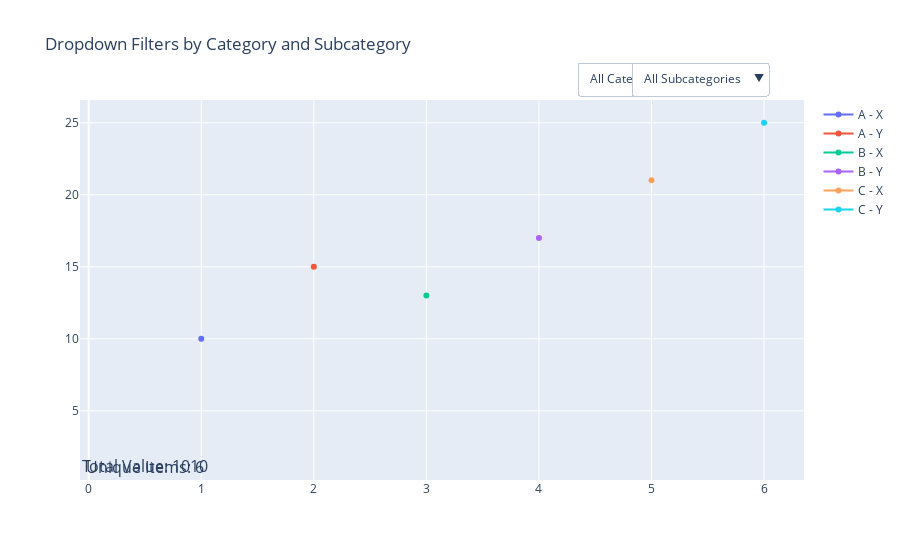

The notebook cell this image was saved under:
### Code cell
import plotly.graph_objects as go
import pandas as pd

# Sample data with category, subcategory, total_value, and item_id columns
data = {
    "Category": ["A", "A", "B", "B", "C", "C"],
    "Subcategory": ["X", "Y", "X", "Y", "X", "Y"],
    "X": [1, 2, 3, 4, 5, 6],
    "Y": [10, 15, 13, 17, 21, 25],
    "total_value": [100, 150, 130, 170, 210, 250],  # Column for summing
    "item_id": [1, 2, 3, 4, 5, 6],  # Unique identifier for each item
}
df = pd.DataFrame(data)

# Create the figure
fig = go.Figure()

# Add traces for each combination of category and subcategory
for category in df["Category"].unique():
    for subcategory in df["Subcategory"].unique():
        filtered_df = df[(df["Category"] == category) & (df["Subcategory"] == subcategory)]
        fig.add_trace(
            go.Scatter(
                x=filtered_df["X"],
                y=filtered_df["Y"],
                name=f"{category} - {subcategory}",
                visible=True,  # All traces are visible by default
            )
        )

# Function to calculate the sum of total_value based on visible traces
def calculate_total_value(visible_traces):
    total = 0
    for trace, visible in zip(fig.data, visible_traces):
        if visible:
            category, subcategory = trace.name.split(" - ")
            filtered_df = df[(df["Category"] == category) & (df["Subcategory"] == subcategory)]
            total += filtered_df["total_value"].sum()
    return total

# Function to calculate the unique count of items based on visible traces
def calculate_unique_count(visible_traces):
    unique_items = set()
    for trace, visible in zip(fig.data, visible_traces):
        if visible:
            category, subcategory = trace.name.split(" - ")
            filtered_df = df[(df["Category"] == category) & (df["Subcategory"] == subcategory)]
            unique_items.update(filtered_df["item_id"].tolist())
    return len(unique_items)

# Initial calculations (all traces are visible)
initial_total = calculate_total_value([True] * len(fig.data))
initial_unique_count = calculate_unique_count([True] * len(fig.data))

# Create dropdown menu for Category (first dropdown on the right)
category_dropdown = [
    {
        "label": "All Categories",
        "method": "update",
        "args": [
            {"visible": [True] * len(fig.data)},
            {
                "title": "All Categories",
                "annotations": [
                    {"text": f"Total Value: {initial_total}", "x": 0.5, "y": 1.15, "showarrow": False},
                    {"text": f"Unique Items: {initial_unique_count}", "x": 0.5, "y": 1.1, "showarrow": False},
                ],
            },
        ],
    }
] + [
    {
        "label": f"Category {category}",
        "method": "update",
        "args": [
            {"visible": [trace.name.startswith(f"{category}") for trace in fig.data]},
            {
                "title": f"Category {category}",
                "annotations": [
                    {"text": f"Total Value: {calculate_total_value([trace.name.startswith(f'{category}') for trace in fig.data])}", "x": 0.5, "y": 1.15, "showarrow": False},
                    {"text": f"Unique Items: {calculate_unique_count([trace.name.startswith(f'{category}') for trace in fig.data])}", "x": 0.5, "y": 1.1, "showarrow": False},
                ],
            },
            # Update the subcategory options based on selected category
            {
                "visible": [trace.name.startswith(f"{category}") for trace in fig.data]
            }
        ],
    }
    for category in df["Category"].unique()
]

# Create dropdown menu for Subcategory (second dropdown on the right)
subcategory_dropdown = [
    {
        "label": "All Subcategories",
        "method": "update",
        "args": [
            {"visible": [True] * len(fig.data)},
            {
                "title": "All Subcategories",
                "annotations": [
                    {"text": f"Total Value: {initial_total}", "x": 0.5, "y": 1.15, "showarrow": False},
                    {"text": f"Unique Items: {initial_unique_count}", "x": 0.5, "y": 1.1, "showarrow": False},
                ],
            },
        ],
    }
] + [
    {
        "label": f"Subcategory {subcategory}",
        "method": "update",
        "args": [
            {"visible": [trace.name.endswith(f"{subcategory}") for trace in fig.data]},
            {
                "title": f"Subcategory {subcategory}",
                "annotations": [
                    {"text": f"Total Value: {calculate_total_value([trace.name.endswith(f'{subcategory}') for trace in fig.data])}", "x": 0.5, "y": 1.15, "showarrow": False},
                    {"text": f"Unique Items: {calculate_unique_count([trace.name.endswith(f'{subcategory}') for trace in fig.data])}", "x": 0.5, "y": 1.1, "showarrow": False},
                ],
            },
        ],
    }
    for subcategory in df[df["Category"] == "A"]["Subcategory"].unique()  # Adjust dynamically based on category
]

# Update layout with dropdowns and initial annotations
fig.update_layout(
    updatemenus=[
        # First dropdown (Category)
        {
            "buttons": category_dropdown,
            "direction": "down",
            "showactive": True,
            "x": 0.85,  # Position on the right
            "y": 1.1,   # Slightly higher than the middle
        },
        # Second dropdown (Subcategory)
        {
            "buttons": subcategory_dropdown,
            "direction": "down",
            "showactive": True,
            "x": 0.95,  # Position to the right of the first dropdown
            "y": 1.1,   # Same height as the first dropdown
        },
    ],
    title="Dropdown Filters by Category and Subcategory",
    annotations=[
        {
            "text": f"Total Value: {initial_total}",
            "x": 0.5,  # Center of the chart
            "y": 1.15,  # Above the title
            "showarrow": False,
            "font": {"size": 16},
        },
        {
            "text": f"Unique Items: {initial_unique_count}",
            "x": 0.5,  # Center of the chart
            "y": 1.1,  # Below the total value annotation
            "showarrow": False,
            "font": {"size": 16},
        },
    ],
)

# Export to HTML
fig.write_html("plot_with_dynamic_annotations.html")

# Show the plot (optional)
fig.show()

### Figure 1 — Plotly figure (JSON) as saved in the notebook; plotly's stock layout.template omitted (floating-point values rounded to 4 significant figures)
{"data": [{"name": "A - X", "type": "scatter", "visible": true, "x": [1], "y": [10]}, {"name": "A - Y", "type": "scatter", "visible": true, "x": [2], "y": [15]}, {"name": "B - X", "type": "scatter", "visible": true, "x": [3], "y": [13]}, {"name": "B - Y", "type": "scatter", "visible": true, "x": [4], "y": [17]}, {"name": "C - X", "type": "scatter", "visible": true, "x": [5], "y": [21]}, {"name": "C - Y", "type": "scatter", "visible": true, "x": [6], "y": [25]}], "layout": {"annotations": [{"font": {"size": 16}, "showarrow": false, "text": "Total Value: 1010", "x": 0.5, "y": 1.15}, {"font": {"size": 16}, "showarrow": false, "text": "Unique Items: 6", "x": 0.5, "y": 1.1}], "title": {"text": "Dropdown Filters by Category and Subcategory"}, "updatemenus": [{"buttons": [{"args": [{"visible": [true, true, true, true, true, true]}, {"annotations": [{"showarrow": false, "text": "Total Value: 1010", "x": 0.5, "y": 1.15}, {"showarrow": false, "text": "Unique Items: 6", "x": 0.5, "y": 1.1}], "title": "All Categories"}], "label": "All Categories", "method": "update"}, {"args": [{"visible": [true, true, false, false, false, false]}, {"annotations": [{"showarrow": false, "text": "Total Value: 250", "x": 0.5, "y": 1.15}, {"showarrow": false, "text": "Unique Items: 2", "x": 0.5, "y": 1.1}], "title": "Category A"}, {"visible": [true, true, false, false, false, false]}], "label": "Category A", "method": "update"}, {"args": [{"visible": [false, false, true, true, false, false]}, {"annotations": [{"showarrow": false, "text": "Total Value: 300", "x": 0.5, "y": 1.15}, {"showarrow": false, "text": "Unique Items: 2", "x": 0.5, "y": 1.1}], "title": "Category B"}, {"visible": [false, false, true, true, false, false]}], "label": "Category B", "method": "update"}, {"args": [{"visible": [false, false, false, false, true, true]}, {"annotations": [{"showarrow": false, "text": "Total Value: 460", "x": 0.5, "y": 1.15}, {"showarrow": false, "text": "Unique Items: 2", "x": 0.5, "y": 1.1}], "title": "Category C"}, {"visible": [false, false, false, false, true, true]}], "label": "Category C", "method": "update"}], "direction": "down", "showactive": true, "x": 0.85, "y": 1.1}, {"buttons": [{"args": [{"visible": [true, true, true, true, true, true]}, {"annotations": [{"showarrow": false, "text": "Total Value: 1010", "x": 0.5, "y": 1.15}, {"showarrow": false, "text": "Unique Items: 6", "x": 0.5, "y": 1.1}], "title": "All Subcategories"}], "label": "All Subcategories", "method": "update"}, {"args": [{"visible": [true, false, true, false, true, false]}, {"annotations": [{"showarrow": false, "text": "Total Value: 440", "x": 0.5, "y": 1.15}, {"showarrow": false, "text": "Unique Items: 3", "x": 0.5, "y": 1.1}], "title": "Subcategory X"}], "label": "Subcategory X", "method": "update"}, {"args": [{"visible": [false, true, false, true, false, true]}, {"annotations": [{"showarrow": false, "text": "Total Value: 570", "x": 0.5, "y": 1.15}, {"showarrow": false, "text": "Unique Items: 3", "x": 0.5, "y": 1.1}], "title": "Subcategory Y"}], "label": "Subcategory Y", "method": "update"}], "direction": "down", "showactive": true, "x": 0.95, "y": 1.1}]}}
